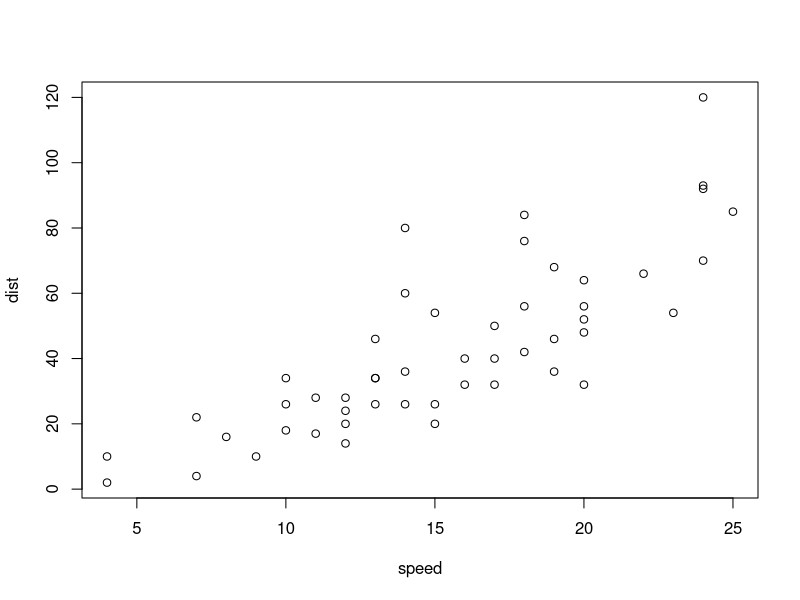
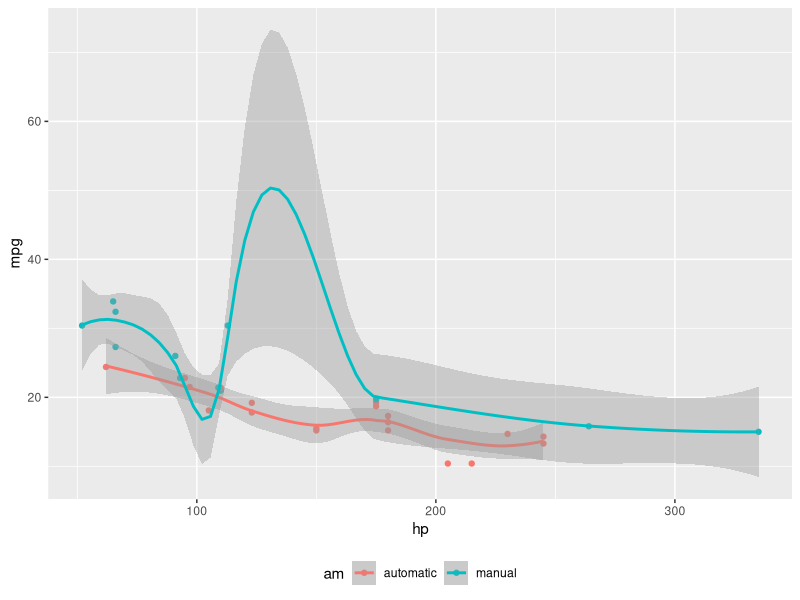
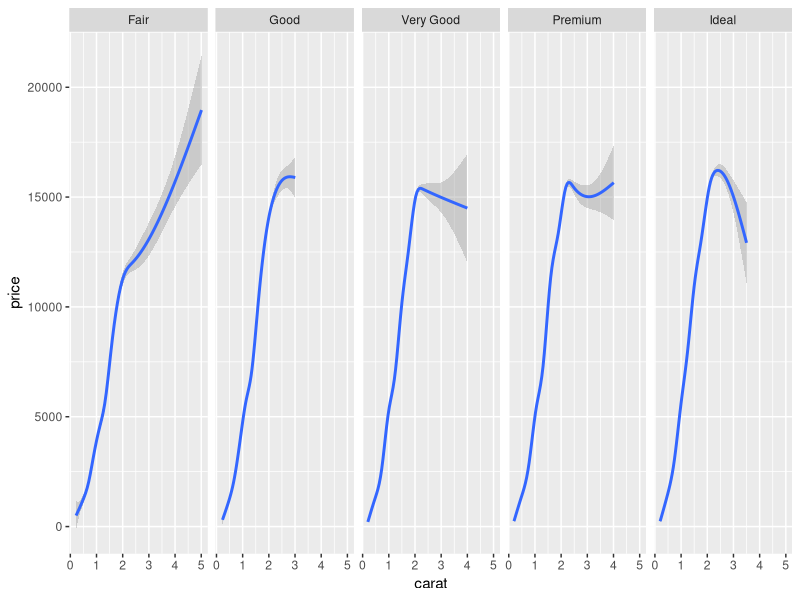
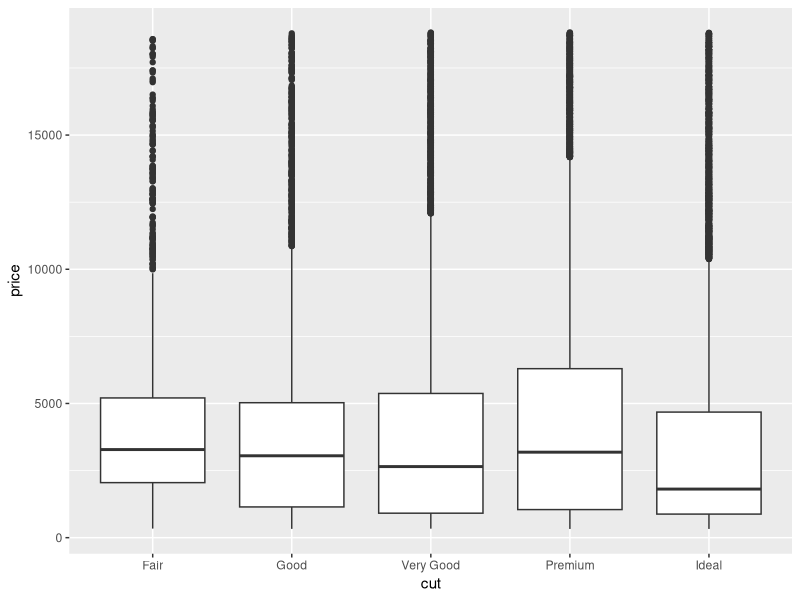

These figures' R source, in order:
## ---- chunk 1
library(tufte)
# tufte版本变化之后更新knitr缓存
knitr::opts_chunk$set(tidy = FALSE, cache.extra = packageVersion('tufte'), fig.showtext = TRUE)
options(htmltools.dir.version = FALSE)
## ---- chunk 2
plot(cars)
## ---- chunk 3
library(ggplot2)
mtcars2 <- mtcars
mtcars2$am <- factor(
  mtcars$am, labels = c('automatic', 'manual')
)
ggplot(mtcars2, aes(hp, mpg, color = am)) +
  geom_point() + geom_smooth() +
  theme(legend.position = 'bottom')
## ---- chunk 4
ggplot(diamonds, aes(carat, price)) + geom_smooth() +
  facet_grid(~ cut)
## ---- chunk 5
ggplot(diamonds, aes(cut, price)) + geom_boxplot()
## ---- chunk 6
knitr::kable(
  mtcars[1:6, 1:6], caption = 'mtcars数据的前几行。'
)
## ---- chunk 7
# create a bib file for the R packages used in this document
knitr::write_bib(c('base', 'rmarkdown'), file = 'skeleton.bib')
